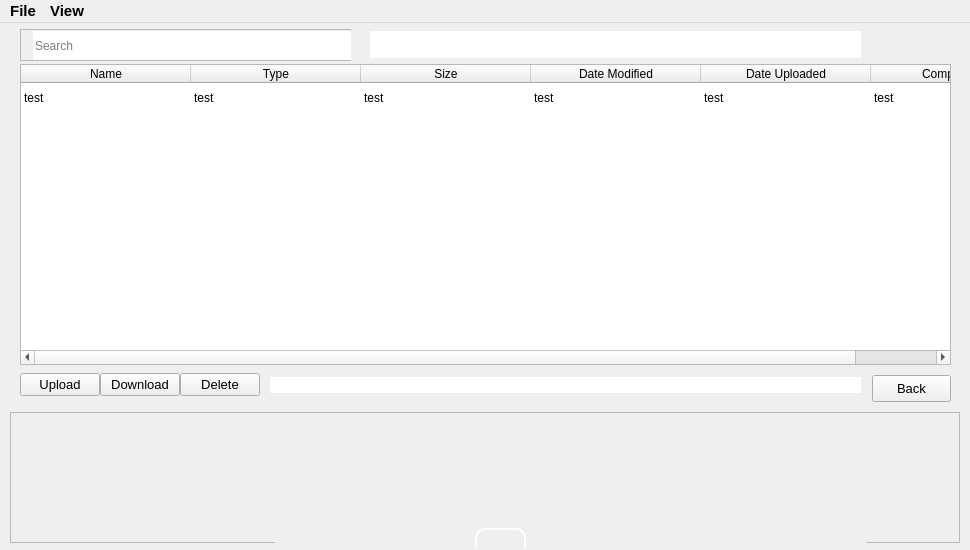
<?xml version="1.0" encoding="UTF-8"?>
<ui version="4.0">
 <class>MainWindow</class>
 <widget class="QMainWindow" name="MainWindow">
  <property name="windowModality">
   <enum>Qt::WindowModal</enum>
  </property>
  <property name="geometry">
   <rect>
    <x>0</x>
    <y>0</y>
    <width>970</width>
    <height>550</height>
   </rect>
  </property>
  <property name="minimumSize">
   <size>
    <width>970</width>
    <height>550</height>
   </size>
  </property>
  <property name="focusPolicy">
   <enum>Qt::ClickFocus</enum>
  </property>
  <property name="windowTitle">
   <string>Archon Secure Online Storage</string>
  </property>
  <property name="autoFillBackground">
   <bool>true</bool>
  </property>
  <property name="styleSheet">
   <string notr="true"/>
  </property>
  <property name="toolButtonStyle">
   <enum>Qt::ToolButtonIconOnly</enum>
  </property>
  <property name="documentMode">
   <bool>true</bool>
  </property>
  <property name="tabShape">
   <enum>QTabWidget::Rounded</enum>
  </property>
  <property name="dockOptions">
   <set>QMainWindow::AllowTabbedDocks|QMainWindow::AnimatedDocks</set>
  </property>
  <property name="unifiedTitleAndToolBarOnMac">
   <bool>false</bool>
  </property>
  <widget class="QWidget" name="centralwidget">
   <widget class="QWidget" name="buttonsHorizontalWidget" native="true">
    <property name="geometry">
     <rect>
      <x>20</x>
      <y>342</y>
      <width>841</width>
      <height>40</height>
     </rect>
    </property>
    <property name="styleSheet">
     <string notr="true"/>
    </property>
    <layout class="QHBoxLayout" name="horizontalLayout" stretch="0,0,0,0,0">
     <property name="spacing">
      <number>0</number>
     </property>
     <property name="sizeConstraint">
      <enum>QLayout::SetDefaultConstraint</enum>
     </property>
     <property name="leftMargin">
      <number>0</number>
     </property>
     <property name="topMargin">
      <number>0</number>
     </property>
     <property name="rightMargin">
      <number>0</number>
     </property>
     <property name="bottomMargin">
      <number>0</number>
     </property>
     <item>
      <widget class="QPushButton" name="upload_button">
       <property name="sizePolicy">
        <sizepolicy hsizetype="Maximum" vsizetype="Fixed">
         <horstretch>0</horstretch>
         <verstretch>0</verstretch>
        </sizepolicy>
       </property>
       <property name="font">
        <font>
         <family>Arial</family>
         <pointsize>10</pointsize>
        </font>
       </property>
       <property name="focusPolicy">
        <enum>Qt::NoFocus</enum>
       </property>
       <property name="styleSheet">
        <string notr="true"/>
       </property>
       <property name="text">
        <string>Upload</string>
       </property>
      </widget>
     </item>
     <item>
      <widget class="QPushButton" name="download_button">
       <property name="sizePolicy">
        <sizepolicy hsizetype="Maximum" vsizetype="Fixed">
         <horstretch>0</horstretch>
         <verstretch>0</verstretch>
        </sizepolicy>
       </property>
       <property name="font">
        <font>
         <family>Arial</family>
         <pointsize>10</pointsize>
        </font>
       </property>
       <property name="focusPolicy">
        <enum>Qt::NoFocus</enum>
       </property>
       <property name="autoFillBackground">
        <bool>true</bool>
       </property>
       <property name="styleSheet">
        <string notr="true"/>
       </property>
       <property name="text">
        <string>Download</string>
       </property>
       <property name="icon">
        <iconset theme="SP_ArrowDown">
         <normaloff>../../.designer/backup</normaloff>../../.designer/backup</iconset>
       </property>
       <property name="shortcut">
        <string>Ctrl+D</string>
       </property>
      </widget>
     </item>
     <item>
      <widget class="QPushButton" name="delete_button">
       <property name="sizePolicy">
        <sizepolicy hsizetype="Maximum" vsizetype="Fixed">
         <horstretch>0</horstretch>
         <verstretch>0</verstretch>
        </sizepolicy>
       </property>
       <property name="font">
        <font>
         <family>Arial</family>
         <pointsize>10</pointsize>
        </font>
       </property>
       <property name="focusPolicy">
        <enum>Qt::NoFocus</enum>
       </property>
       <property name="autoFillBackground">
        <bool>true</bool>
       </property>
       <property name="styleSheet">
        <string notr="true"/>
       </property>
       <property name="text">
        <string>Delete</string>
       </property>
       <property name="shortcut">
        <string>Del</string>
       </property>
       <property name="autoExclusive">
        <bool>false</bool>
       </property>
       <property name="autoDefault">
        <bool>false</bool>
       </property>
       <property name="default">
        <bool>false</bool>
       </property>
       <property name="flat">
        <bool>false</bool>
       </property>
      </widget>
     </item>
     <item>
      <spacer name="horizontalSpacer">
       <property name="orientation">
        <enum>Qt::Horizontal</enum>
       </property>
       <property name="sizeType">
        <enum>QSizePolicy::Fixed</enum>
       </property>
       <property name="sizeHint" stdset="0">
        <size>
         <width>10</width>
         <height>20</height>
        </size>
       </property>
      </spacer>
     </item>
     <item>
      <widget class="QLineEdit" name="error">
       <property name="styleSheet">
        <string notr="true">color: red</string>
       </property>
       <property name="text">
        <string/>
       </property>
       <property name="frame">
        <bool>false</bool>
       </property>
       <property name="readOnly">
        <bool>true</bool>
       </property>
      </widget>
     </item>
    </layout>
   </widget>
   <widget class="QScrollArea" name="progressArea">
    <property name="geometry">
     <rect>
      <x>10</x>
      <y>389</y>
      <width>950</width>
      <height>131</height>
     </rect>
    </property>
    <property name="autoFillBackground">
     <bool>true</bool>
    </property>
    <property name="styleSheet">
     <string notr="true"/>
    </property>
    <property name="sizeAdjustPolicy">
     <enum>QAbstractScrollArea::AdjustToContents</enum>
    </property>
    <property name="widgetResizable">
     <bool>true</bool>
    </property>
    <widget class="QWidget" name="scrollAreaWidgetContents">
     <property name="geometry">
      <rect>
       <x>0</x>
       <y>0</y>
       <width>948</width>
       <height>129</height>
      </rect>
     </property>
     <layout class="QVBoxLayout" name="verticalLayout"/>
    </widget>
   </widget>
   <widget class="QPushButton" name="back_button">
    <property name="geometry">
     <rect>
      <x>872</x>
      <y>352</y>
      <width>79</width>
      <height>27</height>
     </rect>
    </property>
    <property name="sizePolicy">
     <sizepolicy hsizetype="Maximum" vsizetype="Fixed">
      <horstretch>0</horstretch>
      <verstretch>0</verstretch>
     </sizepolicy>
    </property>
    <property name="font">
     <font>
      <family>Arial</family>
      <pointsize>10</pointsize>
     </font>
    </property>
    <property name="focusPolicy">
     <enum>Qt::NoFocus</enum>
    </property>
    <property name="autoFillBackground">
     <bool>true</bool>
    </property>
    <property name="styleSheet">
     <string notr="true"/>
    </property>
    <property name="text">
     <string>Back</string>
    </property>
    <property name="shortcut">
     <string>Ctrl+B</string>
    </property>
   </widget>
   <widget class="QLineEdit" name="path_status">
    <property name="geometry">
     <rect>
      <x>370</x>
      <y>8</y>
      <width>491</width>
      <height>27</height>
     </rect>
    </property>
    <property name="focusPolicy">
     <enum>Qt::NoFocus</enum>
    </property>
    <property name="styleSheet">
     <string notr="true">color: rgb(255, 255, 255);
selection-color: rgb(255, 255, 255);</string>
    </property>
    <property name="maxLength">
     <number>255</number>
    </property>
    <property name="frame">
     <bool>false</bool>
    </property>
    <property name="readOnly">
     <bool>true</bool>
    </property>
   </widget>
   <widget class="QFrame" name="frame">
    <property name="geometry">
     <rect>
      <x>20</x>
      <y>310</y>
      <width>541</width>
      <height>31</height>
     </rect>
    </property>
    <property name="autoFillBackground">
     <bool>false</bool>
    </property>
    <property name="styleSheet">
     <string notr="true"/>
    </property>
    <property name="frameShape">
     <enum>QFrame::NoFrame</enum>
    </property>
    <property name="frameShadow">
     <enum>QFrame::Raised</enum>
    </property>
    <widget class="QWidget" name="horizontalLayoutWidget">
     <property name="geometry">
      <rect>
       <x>0</x>
       <y>0</y>
       <width>511</width>
       <height>31</height>
      </rect>
     </property>
     <layout class="QHBoxLayout" name="createDirLayout">
      <item>
       <widget class="QLabel" name="label">
        <property name="styleSheet">
         <string notr="true">color:white</string>
        </property>
        <property name="text">
         <string>New Directory:</string>
        </property>
       </widget>
      </item>
      <item>
       <widget class="QLineEdit" name="new_dir"/>
      </item>
      <item>
       <widget class="QPushButton" name="create_button">
        <property name="sizePolicy">
         <sizepolicy hsizetype="Maximum" vsizetype="Fixed">
          <horstretch>0</horstretch>
          <verstretch>0</verstretch>
         </sizepolicy>
        </property>
        <property name="focusPolicy">
         <enum>Qt::NoFocus</enum>
        </property>
        <property name="styleSheet">
         <string notr="true"/>
        </property>
        <property name="text">
         <string>Create</string>
        </property>
        <property name="shortcut">
         <string>Del</string>
        </property>
        <property name="autoExclusive">
         <bool>false</bool>
        </property>
        <property name="autoDefault">
         <bool>false</bool>
        </property>
        <property name="default">
         <bool>false</bool>
        </property>
        <property name="flat">
         <bool>false</bool>
        </property>
       </widget>
      </item>
      <item>
       <widget class="QPushButton" name="cancel_new_dir_button">
        <property name="sizePolicy">
         <sizepolicy hsizetype="Maximum" vsizetype="Fixed">
          <horstretch>0</horstretch>
          <verstretch>0</verstretch>
         </sizepolicy>
        </property>
        <property name="focusPolicy">
         <enum>Qt::NoFocus</enum>
        </property>
        <property name="styleSheet">
         <string notr="true"/>
        </property>
        <property name="text">
         <string>Cancel</string>
        </property>
        <property name="shortcut">
         <string>Del</string>
        </property>
        <property name="autoExclusive">
         <bool>false</bool>
        </property>
        <property name="autoDefault">
         <bool>false</bool>
        </property>
        <property name="default">
         <bool>false</bool>
        </property>
        <property name="flat">
         <bool>false</bool>
        </property>
       </widget>
      </item>
     </layout>
    </widget>
   </widget>
   <widget class="QFrame" name="load_frame">
    <property name="geometry">
     <rect>
      <x>448</x>
      <y>175</y>
      <width>101</width>
      <height>31</height>
     </rect>
    </property>
    <property name="styleSheet">
     <string notr="true">background-color: rgba(28, 27, 36,0);</string>
    </property>
    <property name="frameShape">
     <enum>QFrame::NoFrame</enum>
    </property>
    <property name="frameShadow">
     <enum>QFrame::Raised</enum>
    </property>
    <widget class="QWidget" name="horizontalLayoutWidget_3">
     <property name="geometry">
      <rect>
       <x>0</x>
       <y>0</y>
       <width>81</width>
       <height>31</height>
      </rect>
     </property>
     <layout class="QHBoxLayout" name="horizontalLayout_3">
      <item>
       <widget class="QPushButton" name="b0">
        <property name="sizePolicy">
         <sizepolicy hsizetype="Fixed" vsizetype="Fixed">
          <horstretch>0</horstretch>
          <verstretch>0</verstretch>
         </sizepolicy>
        </property>
        <property name="minimumSize">
         <size>
          <width>10</width>
          <height>10</height>
         </size>
        </property>
        <property name="maximumSize">
         <size>
          <width>10</width>
          <height>10</height>
         </size>
        </property>
        <property name="autoFillBackground">
         <bool>false</bool>
        </property>
        <property name="styleSheet">
         <string notr="true">/*background-color: rgb(109, 74, 255);
border-radius: 5;
border: 1px solid rgb(109, 74, 255);*/

background-color: rgb(22,20,28);
border-radius: 5;
border: 1px solid rgb(22,20,28);</string>
        </property>
        <property name="text">
         <string/>
        </property>
       </widget>
      </item>
      <item>
       <widget class="QPushButton" name="b1">
        <property name="sizePolicy">
         <sizepolicy hsizetype="Fixed" vsizetype="Fixed">
          <horstretch>0</horstretch>
          <verstretch>0</verstretch>
         </sizepolicy>
        </property>
        <property name="minimumSize">
         <size>
          <width>10</width>
          <height>10</height>
         </size>
        </property>
        <property name="maximumSize">
         <size>
          <width>10</width>
          <height>10</height>
         </size>
        </property>
        <property name="styleSheet">
         <string notr="true">/*background-color: rgb(109, 74, 255);
border-radius: 5;
border: 1px solid rgb(109, 74, 255);*/

background-color: rgb(22,20,28);
border-radius: 5;
border: 1px solid rgb(22,20,28);</string>
        </property>
        <property name="text">
         <string/>
        </property>
       </widget>
      </item>
      <item>
       <widget class="QPushButton" name="b2">
        <property name="sizePolicy">
         <sizepolicy hsizetype="Fixed" vsizetype="Fixed">
          <horstretch>0</horstretch>
          <verstretch>0</verstretch>
         </sizepolicy>
        </property>
        <property name="minimumSize">
         <size>
          <width>10</width>
          <height>10</height>
         </size>
        </property>
        <property name="maximumSize">
         <size>
          <width>10</width>
          <height>10</height>
         </size>
        </property>
        <property name="styleSheet">
         <string notr="true">/*background-color: rgb(109, 74, 255);
border-radius: 5;
border: 1px solid rgb(109, 74, 255);*/

background-color: rgb(22,20,28);
border-radius: 5;
border: 1px solid rgb(22,20,28);</string>
        </property>
        <property name="text">
         <string/>
        </property>
       </widget>
      </item>
     </layout>
    </widget>
   </widget>
   <widget class="QTableWidget" name="table">
    <property name="geometry">
     <rect>
      <x>20</x>
      <y>41</y>
      <width>931</width>
      <height>301</height>
     </rect>
    </property>
    <property name="focusPolicy">
     <enum>Qt::NoFocus</enum>
    </property>
    <property name="styleSheet">
     <string notr="true"/>
    </property>
    <property name="sizeAdjustPolicy">
     <enum>QAbstractScrollArea::AdjustToContents</enum>
    </property>
    <property name="editTriggers">
     <set>QAbstractItemView::NoEditTriggers</set>
    </property>
    <property name="tabKeyNavigation">
     <bool>false</bool>
    </property>
    <property name="showDropIndicator" stdset="0">
     <bool>false</bool>
    </property>
    <property name="dragDropOverwriteMode">
     <bool>false</bool>
    </property>
    <property name="selectionMode">
     <enum>QAbstractItemView::SingleSelection</enum>
    </property>
    <property name="selectionBehavior">
     <enum>QAbstractItemView::SelectRows</enum>
    </property>
    <property name="textElideMode">
     <enum>Qt::ElideLeft</enum>
    </property>
    <property name="verticalScrollMode">
     <enum>QAbstractItemView::ScrollPerPixel</enum>
    </property>
    <property name="horizontalScrollMode">
     <enum>QAbstractItemView::ScrollPerPixel</enum>
    </property>
    <property name="showGrid">
     <bool>false</bool>
    </property>
    <property name="gridStyle">
     <enum>Qt::NoPen</enum>
    </property>
    <property name="sortingEnabled">
     <bool>true</bool>
    </property>
    <property name="cornerButtonEnabled">
     <bool>false</bool>
    </property>
    <attribute name="horizontalHeaderDefaultSectionSize">
     <number>170</number>
    </attribute>
    <attribute name="horizontalHeaderStretchLastSection">
     <bool>true</bool>
    </attribute>
    <attribute name="verticalHeaderVisible">
     <bool>false</bool>
    </attribute>
    <attribute name="verticalHeaderDefaultSectionSize">
     <number>30</number>
    </attribute>
    <attribute name="verticalHeaderHighlightSections">
     <bool>false</bool>
    </attribute>
    <attribute name="verticalHeaderMinimumSectionSize">
     <number>30</number>
    </attribute>
    <row>
     <property name="text">
      <string/>
     </property>
    </row>
    <column>
     <property name="text">
      <string>Name</string>
     </property>
    </column>
    <column>
     <property name="text">
      <string>Type</string>
     </property>
    </column>
    <column>
     <property name="text">
      <string>Size</string>
     </property>
    </column>
    <column>
     <property name="text">
      <string>Date Modified</string>
     </property>
    </column>
    <column>
     <property name="text">
      <string>Date Uploaded</string>
     </property>
    </column>
    <column>
     <property name="text">
      <string>Compressed</string>
     </property>
    </column>
    <item row="0" column="0">
     <property name="text">
      <string>test</string>
     </property>
    </item>
    <item row="0" column="1">
     <property name="text">
      <string>test</string>
     </property>
    </item>
    <item row="0" column="2">
     <property name="text">
      <string>test</string>
     </property>
    </item>
    <item row="0" column="3">
     <property name="text">
      <string>test</string>
     </property>
    </item>
    <item row="0" column="4">
     <property name="text">
      <string>test</string>
     </property>
    </item>
    <item row="0" column="5">
     <property name="text">
      <string>test</string>
     </property>
    </item>
   </widget>
   <widget class="QFrame" name="frame_2">
    <property name="geometry">
     <rect>
      <x>20</x>
      <y>6</y>
      <width>331</width>
      <height>32</height>
     </rect>
    </property>
    <property name="frameShape">
     <enum>QFrame::StyledPanel</enum>
    </property>
    <property name="frameShadow">
     <enum>QFrame::Raised</enum>
    </property>
    <widget class="QWidget" name="horizontalLayoutWidget_2">
     <property name="geometry">
      <rect>
       <x>0</x>
       <y>0</y>
       <width>331</width>
       <height>34</height>
      </rect>
     </property>
     <layout class="QHBoxLayout" name="horizontalLayout_2">
      <item>
       <widget class="QLabel" name="label_2">
        <property name="maximumSize">
         <size>
          <width>32</width>
          <height>32</height>
         </size>
        </property>
        <property name="styleSheet">
         <string notr="true"/>
        </property>
        <property name="frameShape">
         <enum>QFrame::NoFrame</enum>
        </property>
        <property name="text">
         <string/>
        </property>
        <property name="pixmap">
         <pixmap>../icons/search_image.png</pixmap>
        </property>
       </widget>
      </item>
      <item>
       <widget class="QLineEdit" name="search_bar">
        <property name="sizePolicy">
         <sizepolicy hsizetype="Expanding" vsizetype="Expanding">
          <horstretch>0</horstretch>
          <verstretch>0</verstretch>
         </sizepolicy>
        </property>
        <property name="maximumSize">
         <size>
          <width>16777215</width>
          <height>29</height>
         </size>
        </property>
        <property name="focusPolicy">
         <enum>Qt::ClickFocus</enum>
        </property>
        <property name="styleSheet">
         <string notr="true"/>
        </property>
        <property name="inputMask">
         <string/>
        </property>
        <property name="text">
         <string/>
        </property>
        <property name="maxLength">
         <number>255</number>
        </property>
        <property name="frame">
         <bool>false</bool>
        </property>
        <property name="placeholderText">
         <string>Search</string>
        </property>
        <property name="cursorMoveStyle">
         <enum>Qt::LogicalMoveStyle</enum>
        </property>
        <property name="clearButtonEnabled">
         <bool>true</bool>
        </property>
       </widget>
      </item>
     </layout>
    </widget>
   </widget>
   <widget class="QFrame" name="statusbar_raise_frame">
    <property name="geometry">
     <rect>
      <x>275</x>
      <y>495</y>
      <width>591</width>
      <height>30</height>
     </rect>
    </property>
    <property name="focusPolicy">
     <enum>Qt::NoFocus</enum>
    </property>
    <property name="autoFillBackground">
     <bool>true</bool>
    </property>
    <property name="styleSheet">
     <string notr="true"/>
    </property>
    <property name="frameShape">
     <enum>QFrame::NoFrame</enum>
    </property>
    <property name="frameShadow">
     <enum>QFrame::Raised</enum>
    </property>
    <widget class="QPushButton" name="show_pb">
     <property name="geometry">
      <rect>
       <x>200</x>
       <y>10</y>
       <width>51</width>
       <height>26</height>
      </rect>
     </property>
     <property name="focusPolicy">
      <enum>Qt::NoFocus</enum>
     </property>
     <property name="styleSheet">
      <string notr="true">border : 2px solid white; 
border-radius : 10px;</string>
     </property>
     <property name="text">
      <string/>
     </property>
    </widget>
   </widget>
  </widget>
  <widget class="QMenuBar" name="menubar">
   <property name="geometry">
    <rect>
     <x>0</x>
     <y>0</y>
     <width>970</width>
     <height>26</height>
    </rect>
   </property>
   <property name="font">
    <font>
     <pointsize>11</pointsize>
     <weight>75</weight>
     <bold>true</bold>
    </font>
   </property>
   <property name="contextMenuPolicy">
    <enum>Qt::DefaultContextMenu</enum>
   </property>
   <property name="acceptDrops">
    <bool>false</bool>
   </property>
   <property name="autoFillBackground">
    <bool>false</bool>
   </property>
   <property name="styleSheet">
    <string notr="true"/>
   </property>
   <property name="defaultUp">
    <bool>false</bool>
   </property>
   <property name="nativeMenuBar">
    <bool>true</bool>
   </property>
   <widget class="QMenu" name="menuFile">
    <property name="geometry">
     <rect>
      <x>354</x>
      <y>273</y>
      <width>145</width>
      <height>116</height>
     </rect>
    </property>
    <property name="minimumSize">
     <size>
      <width>0</width>
      <height>30</height>
     </size>
    </property>
    <property name="styleSheet">
     <string notr="true">color:rgb(255,255,255);
</string>
    </property>
    <property name="tearOffEnabled">
     <bool>false</bool>
    </property>
    <property name="title">
     <string>File</string>
    </property>
    <addaction name="action_upload_file"/>
    <addaction name="action_create_directory"/>
    <addaction name="action_delete_file"/>
   </widget>
   <widget class="QMenu" name="menuView">
    <property name="minimumSize">
     <size>
      <width>0</width>
      <height>30</height>
     </size>
    </property>
    <property name="styleSheet">
     <string notr="true">color:rgb(255,255,255)</string>
    </property>
    <property name="tearOffEnabled">
     <bool>false</bool>
    </property>
    <property name="title">
     <string>View</string>
    </property>
    <property name="separatorsCollapsible">
     <bool>false</bool>
    </property>
    <addaction name="actionProgress_Status"/>
    <addaction name="separator"/>
    <addaction name="actionClear_Completed_Actions"/>
    <addaction name="action_preferences"/>
   </widget>
   <addaction name="menuFile"/>
   <addaction name="menuView"/>
  </widget>
  <action name="action_upload_file">
   <property name="checkable">
    <bool>false</bool>
   </property>
   <property name="text">
    <string>Upload File</string>
   </property>
   <property name="iconText">
    <string>Upload File</string>
   </property>
   <property name="font">
    <font/>
   </property>
   <property name="shortcut">
    <string>Ctrl+U</string>
   </property>
   <property name="menuRole">
    <enum>QAction::TextHeuristicRole</enum>
   </property>
   <property name="iconVisibleInMenu">
    <bool>true</bool>
   </property>
   <property name="priority">
    <enum>QAction::HighPriority</enum>
   </property>
  </action>
  <action name="actionProgress_Status">
   <property name="checkable">
    <bool>true</bool>
   </property>
   <property name="checked">
    <bool>true</bool>
   </property>
   <property name="text">
    <string>Progress Status</string>
   </property>
   <property name="shortcut">
    <string>Ctrl+S</string>
   </property>
   <property name="shortcutContext">
    <enum>Qt::WindowShortcut</enum>
   </property>
  </action>
  <action name="action_create_directory">
   <property name="text">
    <string>Create Directory</string>
   </property>
   <property name="shortcut">
    <string>Ctrl+P</string>
   </property>
  </action>
  <action name="action_delete_file">
   <property name="text">
    <string>Delete</string>
   </property>
   <property name="shortcut">
    <string>Ctrl+Q</string>
   </property>
  </action>
  <action name="actionShow_Directories_Only">
   <property name="checkable">
    <bool>true</bool>
   </property>
   <property name="text">
    <string>Show Directories Only</string>
   </property>
   <property name="shortcut">
    <string>Ctrl+Shift+D</string>
   </property>
  </action>
  <action name="actionShow_Files_Only">
   <property name="checkable">
    <bool>true</bool>
   </property>
   <property name="text">
    <string>Show Files Only</string>
   </property>
   <property name="shortcut">
    <string>Ctrl+Shift+F</string>
   </property>
   <property name="menuRole">
    <enum>QAction::ApplicationSpecificRole</enum>
   </property>
  </action>
  <action name="actionClear_Completed_Actions">
   <property name="text">
    <string>Clear Completed Actions</string>
   </property>
   <property name="shortcut">
    <string>Ctrl+Shift+C</string>
   </property>
  </action>
  <action name="action_move_files">
   <property name="text">
    <string>Move Files</string>
   </property>
   <property name="shortcut">
    <string>Ctrl+M</string>
   </property>
  </action>
  <action name="action_preferences">
   <property name="text">
    <string>Preferences...</string>
   </property>
  </action>
 </widget>
 <resources/>
 <connections/>
</ui>
